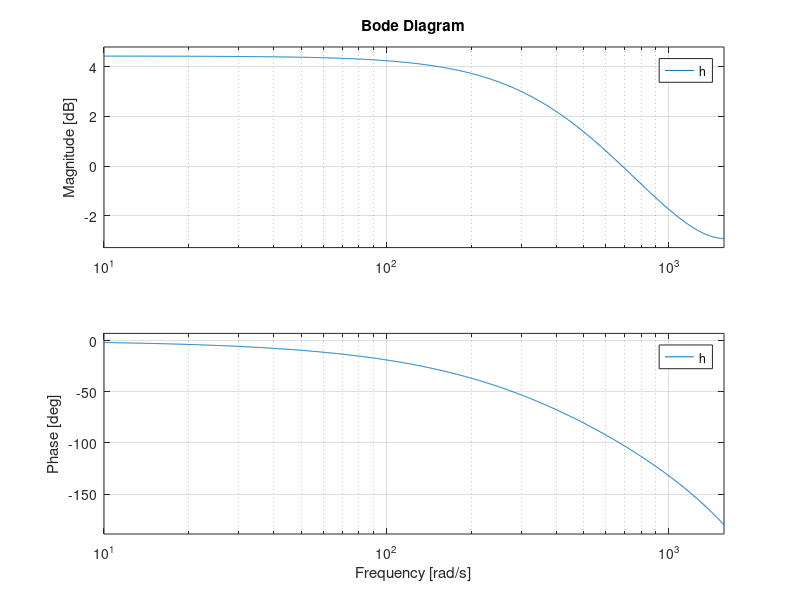

MATLAB code for this plot: (Note: this script raises an error after producing the figure.)
%% prepare workspace

close all; clear; clc;

%% 
sr = 500;
a = .4;
T = 1/sr;
h = tf(1,[1, -a],T);
bode(h)

%%
s = tf([1 0],[1],T);

Td = .02;
tau = .123;
[n,d] = pade(Td,1);
td = tf(n,d);
thetaf = tf(2081.405,[tau-Td 1 0])*td;

kp = 1;
ki = .1;
ki = 0;
kd = .5;

K = .00045;


gc = K*(pid(kp,ki,kd)); % pd controller

Tc = .01;
a = 2;
%gc = K*(tf([Tc 1],[a*Tc 1]));

oltf = thetaf*gc

cltf = c2d(oltf/(1 + oltf),T,'zoh');


figure;
bode(oltf);
figure;
rlocus(oltf/(1 + oltf));
figure;
rlocus(cltf)

%%
figure;
step(cltf)



t = 0:T:100;
u = awgn(t*90,1);
u = t*90 + sin(1*t);
figure;
y = lsim(cltf,u,t).';
lsimplot(cltf,u,t)
title("Ramp Response")

figure;
plot(t,y-u);


